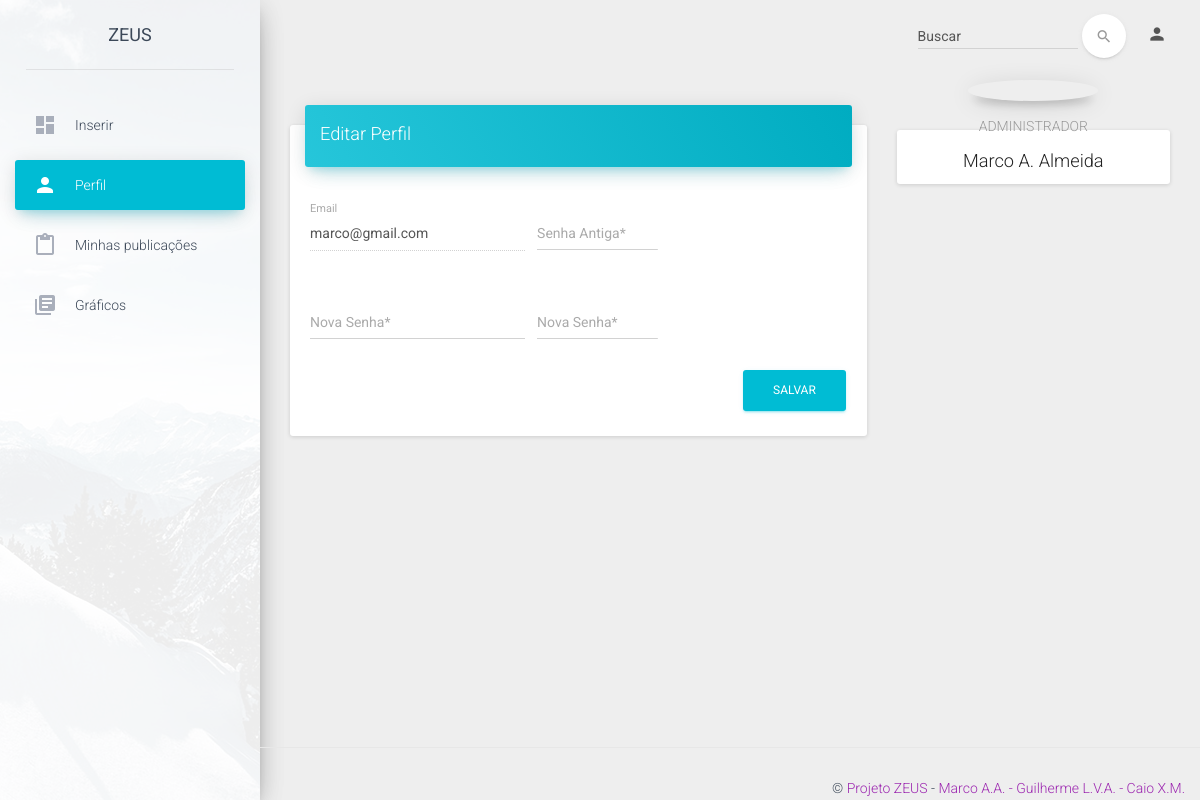
Screenshot of /zeta/dashboard/examples/user.php with the database file from the repository.
### tables this page shows
CREATE TABLE `usuarios` (
  `id` int(11) NOT NULL,
  `nome` varchar(50) NOT NULL,
  `sobrenome` varchar(50) NOT NULL,
  `nascimento` date DEFAULT NULL,
  `email` varchar(50) NOT NULL,
  `senha` varchar(30) NOT NULL
);

### zeta/dashboard/examples/user.php (the view, shortened to what this page needs)
<?php
	include_once "conexao.php";
	$query = $con->query("SELECT * FROM usuarios WHERE id=1");
	$usuario = $query->fetch(PDO::FETCH_OBJ);
?>
<!doctype html>
<html lang="pt-br">
<head>
    <link href="../assets/css/bootstrap.min.css" rel="stylesheet" />
    <link href="../assets/css/material-dashboard.css" rel="stylesheet"/>
    <link href="../assets/css/demo.css" rel="stylesheet" />
    <link href="http://maxcdn.bootstrapcdn.com/font-awesome/latest/css/font-awesome.min.css" rel="stylesheet">
</head>
<body>
	<div class="wrapper">
	    <div class="sidebar" data-color="blue" data-image="../assets/img/sidebar-1.jpg">
			<div class="logo">
				<a href="#" class="simple-text">
					ZEUS
				</a>
			</div>
	    	<div class="sidebar-wrapper">
				<ul class="nav">
	                <li>
	                    <a href="index.php">
	                        <i class="material-icons">dashboard</i>
	                        <p>Inserir</p>
	                    </a>
	                </li>
	                <li class="active">
	                    <a href="user.php">
	                        <i class="material-icons">person</i>
	                        <p>Perfil</p>
	                    </a>
	                </li>
	                <li >
	                    <a href="table.php">
	                        <i class="material-icons">content_paste</i>
	                        <p>Minhas publicações</p>
	                    </a>
	                </li>
	                <li>
	                    <a href="graphics.php">
	                        <i class="material-icons">library_books</i>
	                        <p>Gráficos</p>
	                    </a>
	                </li>
	            </ul>
	    	</div>
	    </div>
	    <div class="main-panel">
			<nav class="navbar navbar-transparent navbar-absolute">
				<div class="container-fluid">
					<div class="collapse navbar-collapse">
						<ul class="nav navbar-nav navbar-right">
							<li>
								<a href="#" class="dropdown-toggle" data-toggle="dropdown">
	 							   <i class="material-icons">person</i>
	 						   </a>
							</li>
						</ul>
						<form class="navbar-form navbar-right" role="search">
							<div class="form-group  is-empty">
	                        	<input type="text" class="form-control" placeholder="Buscar">
							</div>
							<button type="submit" class="btn btn-white btn-round btn-just-icon">
								<i class="material-icons">search</i><div class="ripple-container"></div>
							</button>
	                    </form>
					</div>
				</div>
			</nav>
	        <div class="content">
	            <div class="container-fluid">
	                <div class="row">
	                    <div class="col-md-8">
	                        <div class="card">
	                            <div class="card-header" data-background-color="blue">
	                                <h4 class="title">Editar Perfil</h4>
	                            </div>
	                            <div class="card-content">
	                                <form action="senha.php" method="post">
	                                    <div class="row">
	                                        <div class="col-md-5">
												<div class="form-group label-floating">
													<label class="control-label">Email</label>
													<input type="text" class="form-control" name="email" value=<?php echo '"'.$usuario->email.'"';?> disabled>
												</div>
	                                        </div>
	                                        <div class="col-md-3">
												<div class="form-group label-floating">
													<label class="control-label">Senha Antiga*</label>
													<input type="password" class="form-control" name="senhaAntiga" required>
												</div>
	                                        </div>
	                                    </div>
									<div class="row">
	                                        <div class="col-md-5">
												<div class="form-group label-floating">
													<label class="control-label">Nova Senha*</label>
													<input type="password" class="form-control" name="senhaNova" required >
												</div>
	                                        </div>
	                                        <div class="col-md-3">
												<div class="form-group label-floating">
													<label class="control-label">Nova Senha*</label>
													<input type="password" class="form-control" name="senhaNova2" required>
												</div>
	                                        </div>
	                                    </div>
		                                    <button type="submit" class="btn btn-info pull-right">Salvar</button>
		                                    <div class="clearfix">
	                                    </div>
	                                </form>
	                            </div>
	                        </div>
	                    </div>
						<div class="col-md-4">
    						<div class="card card-profile">
    							<div class="card-avatar">
    							</div>
    							<div class="content">
    								<h6 class="category text-gray">Administrador</h6>
    								<h4 class="card-title"><?php echo $usuario->nome.' '.$usuario->sobrenome ?></h4>
    							</div>
    						</div>
		    			</div>
	                </div>
	            </div>
	        </div>
	        <footer class="footer">
	            <div class="container-fluid">
	                <p class="copyright pull-right">
	                    &copy; <a href="#">Projeto ZEUS</a> -<a href="#"> Marco A.A. -</a><a href="#"> Guilherme L.V.A. - </a><a href="#">Caio X.M.</a>
	                </p>
	            </div>
	        </footer>
	    </div>
	</div>
</body>
</html>

### rows the page displays
usuarios: email "marco@gmail.com", nome "Marco", sobrenome "A. Almeida"
